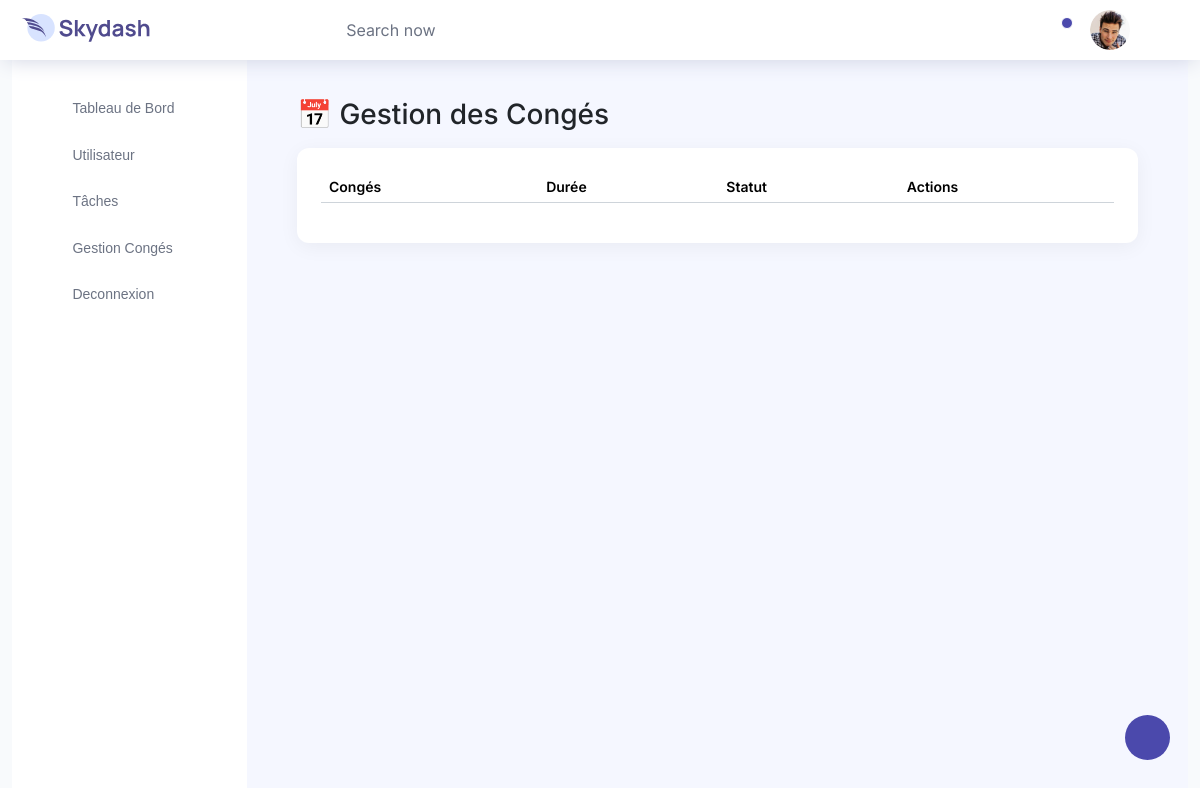
Page /conges/listconges/ on the earlier database version.
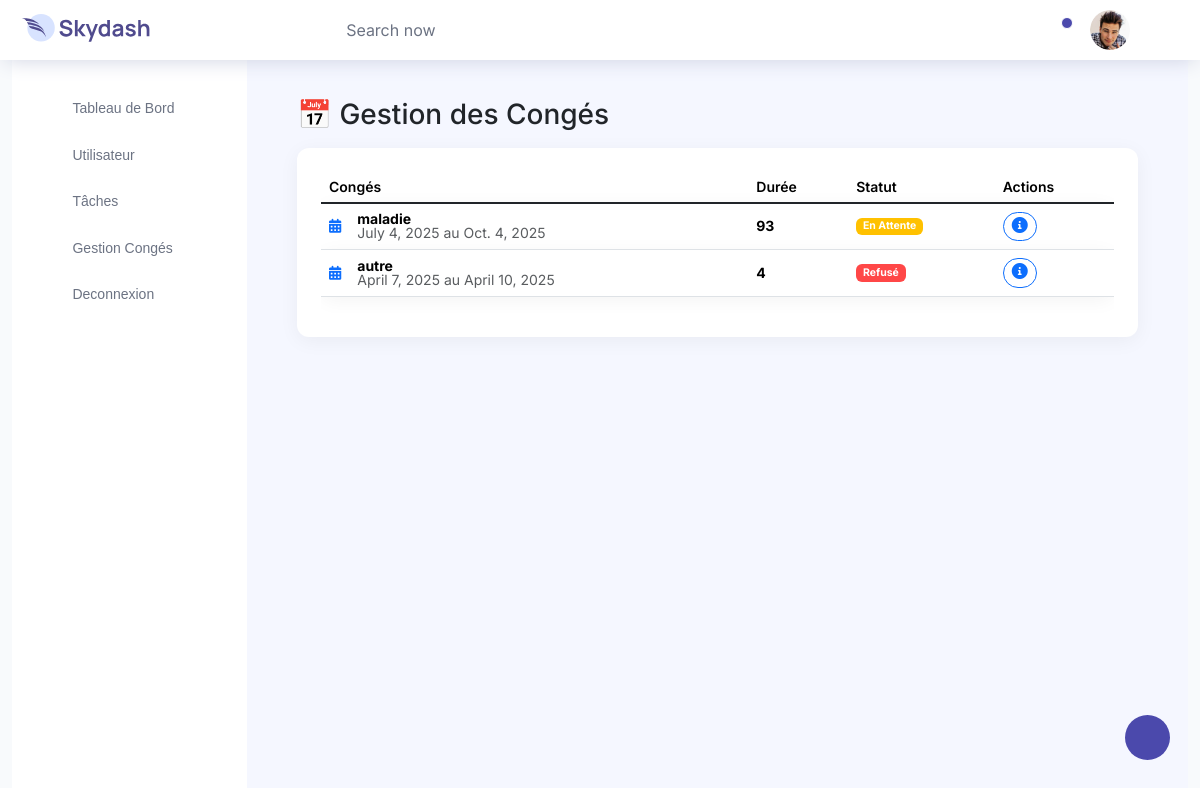
Same page on the later database version.
### Conges/models.py (models this page shows, shortened)
class Conges(models.Model):
    TYPE_CHOICES = [
        ('conge', 'Congé'),
        ('maladie', 'Maladie'),
        ('autre', 'Autre'),
    ]
    STATUT_CHOICES = [
        ('en_attente', 'En attente'),
        ('accepte', 'Accepté'),
        ('refuse', 'Refusé'),
    ]
    type = models.CharField(max_length=20, choices=TYPE_CHOICES)
    description = models.TextField()
    statut = models.CharField(max_length=20, choices=STATUT_CHOICES, default='en_attente')
    user = models.ForeignKey(Utilisateur, on_delete=models.CASCADE, related_name='conges')
    vu=models.BooleanField(default=False)  # Pour savoir si la demande a été vue par l'admin
    manager_reponse = models.TextField(null=True, blank=True)  # Réponse du manager
    date_reponse = models.DateTimeField(null=True, blank=True)  # Date de réponse du manager
    debut = models.DateField()
    fin = models.DateField()
    date_demande = models.DateTimeField(auto_now_add=True)
    @property
    def duree(self):
        return (self.fin - self.debut).days + 1

### Conges/views.py (the view)
# urls.py: path('listconges/',views.listconges , name='listconges'),
def listconges (request):
    conges= Conges.objects.all()
    users = Utilisateur.objects.all()
    return render (request, 'admin/gestionconges/conges.html', {"conges":conges, "users":users}) #affichage de la page d'édition de la tâche

### templates/admin/gestionconges/conges.html (shortened to what this page needs)
{% extends 'admin/base.html' %}
{% block content %}
<div class="main-content w-100">
    <div class="container-fluid ">
        <div class="d-flex justify-content-between align-items-center mb-2">
            <h1 class="h3 ">📅 Gestion des Congés</h1>
        </div>
        <div class="leave-card p-4">
            <div class="table-responsive">
                <table class="table table-hover align-middle">
                    <thead class="bg-light">
                        <tr>
                            <th>Congés</th>
                            <th>Durée</th>
                            <th>Statut</th>
                            <th>Actions</th>
                        </tr>
                    </thead>
                    <tbody>
                        {% for conge in conges %}
                        <tr class="leave-card">
                            <td>
                                <div class="d-flex align-items-center">
                                    <div class="me-3">
                                        <i class="fas fa-calendar-alt text-primary"></i>
                                    </div>
                                    <div>
                                        <div class="fw-bold">{{conge.type}}</div>
                                        <div class="text-muted">{{conge.debut}} au {{conge.fin}}</div>
                                    </div>
                                </div>
                            </td>
                            <td>
                                <div class="fw-bold">{{conge.duree}}</div>
                            </td>
                            <td>
                                {% if conge.statut == 'accepte' %}
                                    <label class="badge badge-success">Accepté</label>
                                {% elif conge.statut == 'en_attente' %}
                                    <label class="badge badge-warning">En Attente</label>
                                {% else %}
                                    <label class="badge badge-danger">Refusé</label>
                                {% endif %}
                            </td>
                            <td>
                                <a class="btn btn-sm btn-outline-primary" href="{%url 'detailconges' conge.id  %}">
                                    <i class="fa-solid fa-circle-info"></i>
                                </a>
                            </td>
                        </tr>
                         {% endfor %}
                    </tbody>
                </table>
            </div>
        </div>
    </div>
</div>
{% endblock %}

Differences in the rows shown:
added Conges: type "maladie", debut "July 4, 2025", fin "Oct. 4, 2025", duree "93", statut "En Attente"
added Conges: type "autre", debut "April 7, 2025", fin "April 10, 2025", duree "4", statut "Refusé"
